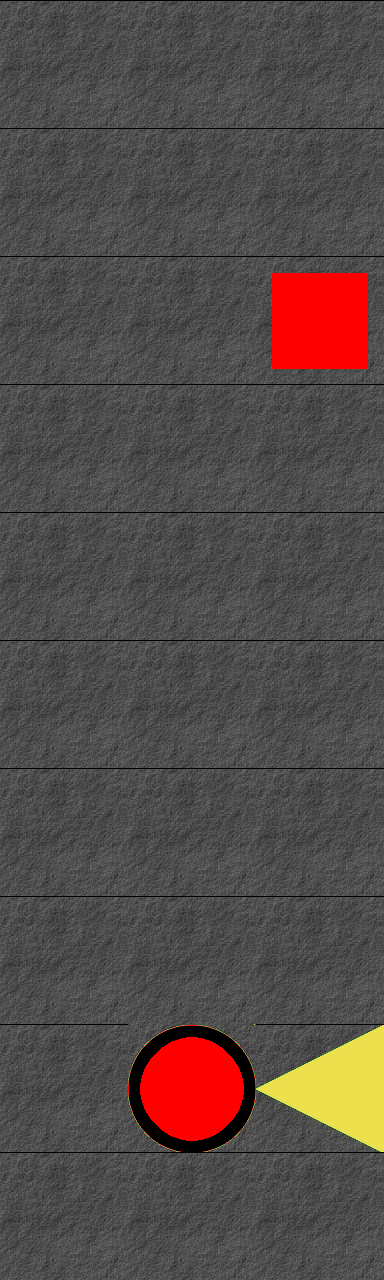

Tiled map render using the project's own tile images. Description and the whole map definition, tile-layer contents included, below:
An orthogonal 3x10 tile map with 128x128 px tiles, 2 tile layers (tiles, blocks).

<map version="1.0" orientation="orthogonal" width="3" height="10" tilewidth="128" tileheight="128">
 <properties>
  <property name="minMoves" value="1" />
 </properties>
 <tileset firstgid="1" name="blocks&amp;tiles" tilewidth="128" tileheight="128">
  <image source="..\img\tiles_blocks.png" width="512" height="1024" />
 </tileset>
 <layer name="tiles" width="3" height="10">
  <data>
   <tile gid="2" />
   <tile gid="2" />
   <tile gid="2" />
   <tile gid="2" />
   <tile gid="2" />
   <tile gid="2" />
   <tile gid="2" />
   <tile gid="2" />
   <tile gid="2" />
   <tile gid="2" />
   <tile gid="2" />
   <tile gid="2" />
   <tile gid="2" />
   <tile gid="2" />
   <tile gid="2" />
   <tile gid="2" />
   <tile gid="2" />
   <tile gid="2" />
   <tile gid="2" />
   <tile gid="2" />
   <tile gid="2" />
   <tile gid="2" />
   <tile gid="2" />
   <tile gid="2" />
   <tile gid="2" />
   <tile gid="9" />
   <tile gid="5" />
   <tile gid="2" />
   <tile gid="2" />
   <tile gid="2" />
  </data>
 </layer>
 <layer name="blocks" width="3" height="10">
  <data>
   <tile gid="0" />
   <tile gid="0" />
   <tile gid="0" />
   <tile gid="0" />
   <tile gid="0" />
   <tile gid="0" />
   <tile gid="0" />
   <tile gid="0" />
   <tile gid="13" />
   <tile gid="0" />
   <tile gid="0" />
   <tile gid="0" />
   <tile gid="0" />
   <tile gid="0" />
   <tile gid="0" />
   <tile gid="0" />
   <tile gid="0" />
   <tile gid="0" />
   <tile gid="0" />
   <tile gid="0" />
   <tile gid="0" />
   <tile gid="0" />
   <tile gid="0" />
   <tile gid="0" />
   <tile gid="0" />
   <tile gid="0" />
   <tile gid="0" />
   <tile gid="0" />
   <tile gid="0" />
   <tile gid="0" />
  </data>
 </layer>
</map>
